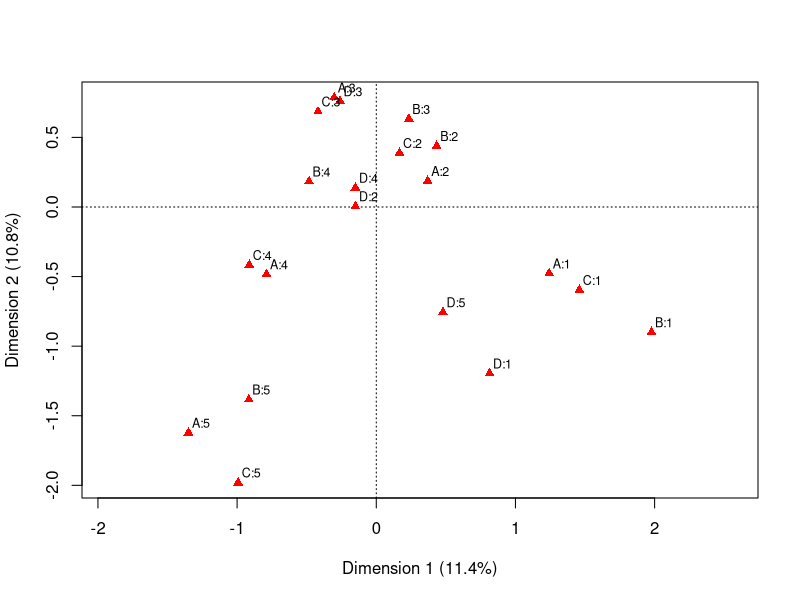
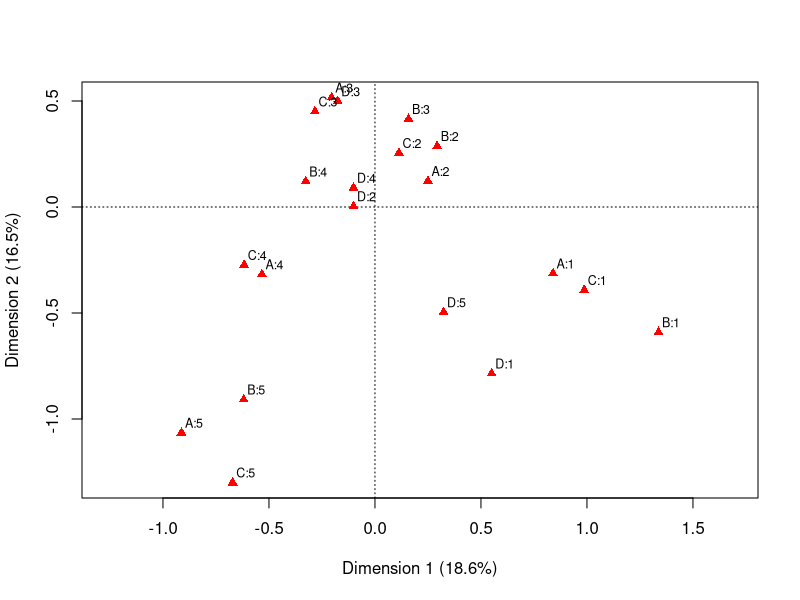
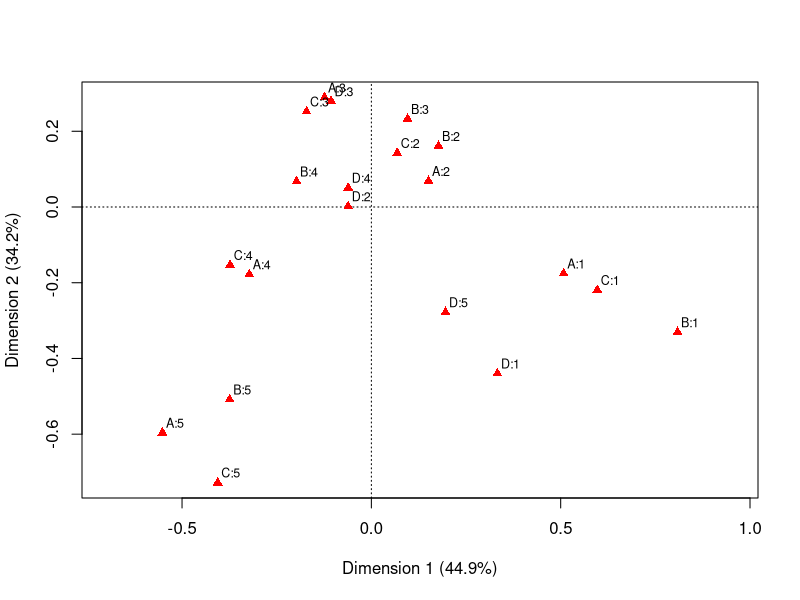
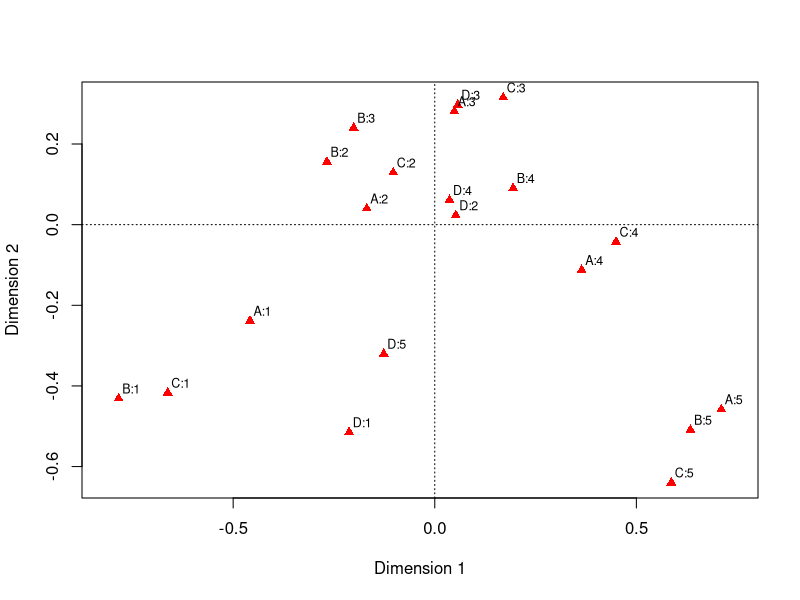
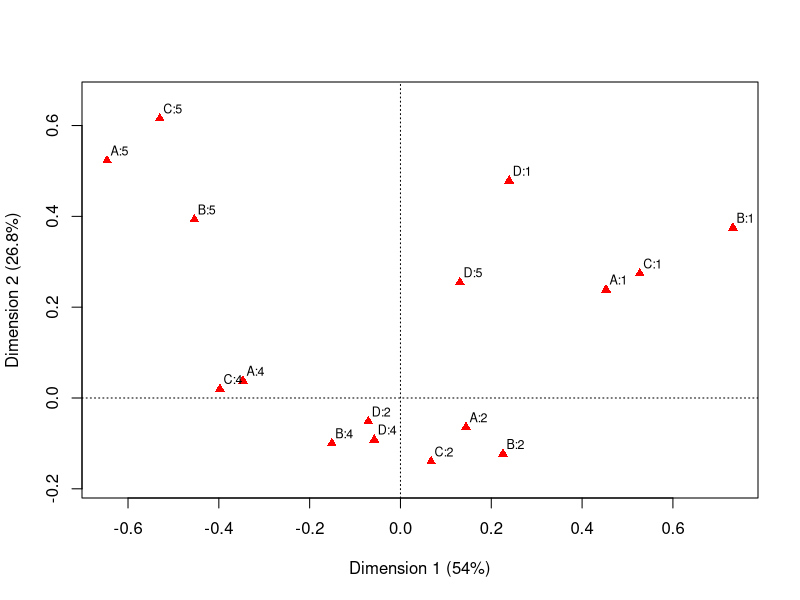
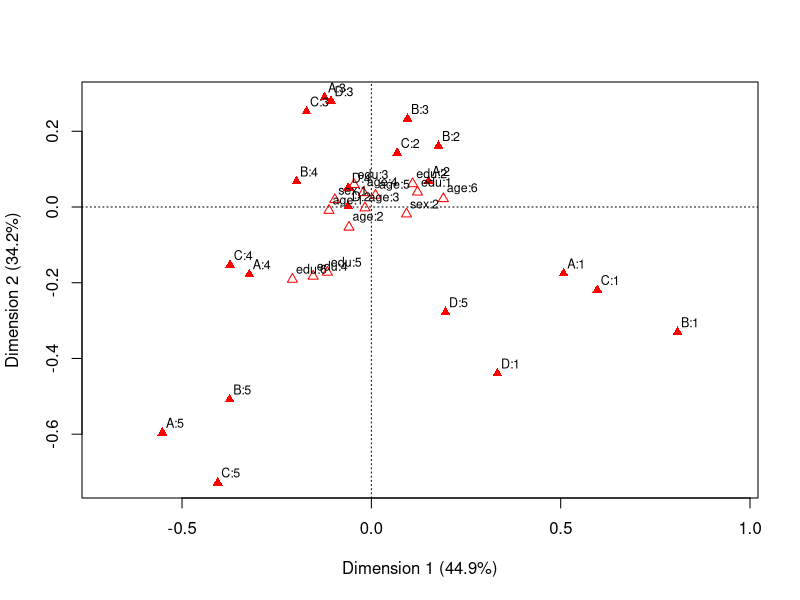

Reproduce these figures in R, in order.
# http://www.carme-n.org/?sec=code2
plot(ca::mjca(ca::wg93[,1:4], lambda = "indicator"))
plot(ca::mjca(ca::wg93[,1:4], lambda = "Burt"))
plot(ca::mjca(ca::wg93[,1:4], lambda = "adjusted"))
plot(ca::mjca(ca::wg93[,1:4], lambda = "JCA"))
plot(ca::mjca(ca::wg93[,1:4], subsetcat = (1:20)[-seq(3,18,5)]))
plot(ca::mjca(ca::wg93, supcol = 5:7))
